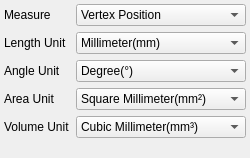
<?xml version="1.0" encoding="UTF-8"?>
<ui version="4.0">
 <class>Bohdan::WidgetMeasure</class>
 <widget class="QWidget" name="Bohdan::WidgetMeasure">
  <property name="geometry">
   <rect>
    <x>0</x>
    <y>0</y>
    <width>246</width>
    <height>158</height>
   </rect>
  </property>
  <property name="windowTitle">
   <string>Form</string>
  </property>
  <layout class="QGridLayout" name="layout_Main">
   <property name="leftMargin">
    <number>4</number>
   </property>
   <property name="topMargin">
    <number>4</number>
   </property>
   <property name="rightMargin">
    <number>4</number>
   </property>
   <property name="bottomMargin">
    <number>4</number>
   </property>
   <item row="3" column="0">
    <widget class="QLabel" name="label_AreaUnit">
     <property name="text">
      <string>Area Unit</string>
     </property>
    </widget>
   </item>
   <item row="3" column="1">
    <widget class="QComboBox" name="combo_AreaUnit">
     <item>
      <property name="text">
       <string>Square Millimeter(mm²)</string>
      </property>
     </item>
     <item>
      <property name="text">
       <string>Square Centimeter(cm²)</string>
      </property>
     </item>
     <item>
      <property name="text">
       <string>Square Meter(m²)</string>
      </property>
     </item>
     <item>
      <property name="text">
       <string>Square Inch(in²)</string>
      </property>
     </item>
     <item>
      <property name="text">
       <string>Square Foot(ft²)</string>
      </property>
     </item>
     <item>
      <property name="text">
       <string>Square Yard(yd²)</string>
      </property>
     </item>
    </widget>
   </item>
   <item row="1" column="0">
    <widget class="QLabel" name="label_LengthUnit">
     <property name="text">
      <string>Length Unit</string>
     </property>
    </widget>
   </item>
   <item row="0" column="0">
    <widget class="QLabel" name="label_MeasureType">
     <property name="text">
      <string>Measure</string>
     </property>
    </widget>
   </item>
   <item row="1" column="1">
    <widget class="QComboBox" name="combo_LengthUnit">
     <item>
      <property name="text">
       <string>Millimeter(mm)</string>
      </property>
     </item>
     <item>
      <property name="text">
       <string>Centimeter(cm)</string>
      </property>
     </item>
     <item>
      <property name="text">
       <string>Meter(m)</string>
      </property>
     </item>
     <item>
      <property name="text">
       <string>Inch(in)</string>
      </property>
     </item>
     <item>
      <property name="text">
       <string>Foot(ft)</string>
      </property>
     </item>
     <item>
      <property name="text">
       <string>Yard(yd)</string>
      </property>
     </item>
    </widget>
   </item>
   <item row="2" column="1">
    <widget class="QComboBox" name="combo_AngleUnit">
     <item>
      <property name="text">
       <string>Degree(°)</string>
      </property>
     </item>
     <item>
      <property name="text">
       <string>Radian(rad)</string>
      </property>
     </item>
    </widget>
   </item>
   <item row="2" column="0">
    <widget class="QLabel" name="label_AngleUnit">
     <property name="text">
      <string>Angle Unit</string>
     </property>
    </widget>
   </item>
   <item row="6" column="0" colspan="2">
    <widget class="QWidget" name="widget_Message" native="true">
     <layout class="QVBoxLayout" name="layout_Message">
      <property name="leftMargin">
       <number>0</number>
      </property>
      <property name="topMargin">
       <number>0</number>
      </property>
      <property name="rightMargin">
       <number>0</number>
      </property>
      <property name="bottomMargin">
       <number>0</number>
      </property>
      <item>
       <widget class="QWidget" name="widget_Void" native="true"/>
      </item>
     </layout>
    </widget>
   </item>
   <item row="4" column="0">
    <widget class="QLabel" name="label_VolumeUnit">
     <property name="text">
      <string>Volume Unit</string>
     </property>
    </widget>
   </item>
   <item row="0" column="1">
    <widget class="QComboBox" name="combo_MeasureType">
     <item>
      <property name="text">
       <string>Vertex Position</string>
      </property>
     </item>
     <item>
      <property name="text">
       <string>Circle Center</string>
      </property>
     </item>
     <item>
      <property name="text">
       <string>Circle Diameter</string>
      </property>
     </item>
     <item>
      <property name="text">
       <string>Min Distance</string>
      </property>
     </item>
     <item>
      <property name="text">
       <string>Center-to-center Distance</string>
      </property>
     </item>
     <item>
      <property name="text">
       <string>Angle</string>
      </property>
     </item>
     <item>
      <property name="text">
       <string>Length</string>
      </property>
     </item>
     <item>
      <property name="text">
       <string>Surface Area</string>
      </property>
     </item>
     <item>
      <property name="text">
       <string>Bounding Box</string>
      </property>
     </item>
    </widget>
   </item>
   <item row="4" column="1">
    <widget class="QComboBox" name="combo_VolumeUnit">
     <item>
      <property name="text">
       <string>Cubic Millimeter(mm³)</string>
      </property>
     </item>
     <item>
      <property name="text">
       <string>Cubic Centimeter(cm³)</string>
      </property>
     </item>
     <item>
      <property name="text">
       <string>Cubic Meter(m³)</string>
      </property>
     </item>
     <item>
      <property name="text">
       <string>Cubic Inch(in³)</string>
      </property>
     </item>
     <item>
      <property name="text">
       <string>Cubic Foot(ft³)</string>
      </property>
     </item>
     <item>
      <property name="text">
       <string>Liter(L)</string>
      </property>
     </item>
     <item>
      <property name="text">
       <string>Imperial Gallon(GBgal)</string>
      </property>
     </item>
     <item>
      <property name="text">
       <string>US Gallon(USgal)</string>
      </property>
     </item>
    </widget>
   </item>
  </layout>
 </widget>
 <resources/>
 <connections/>
</ui>
